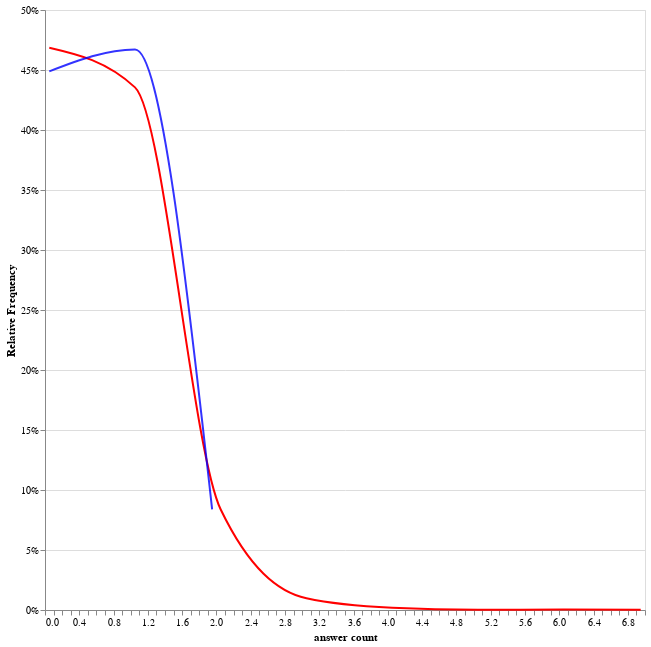

Describe this chart as a Vega-Lite specification.
### Vega-Lite specification from a JSON file in a GitHub repository (floating-point values rounded to 4 significant figures; data arrays with more than 128 entries replaced by an {"elided": "..."} marker saying what was removed)
{"$schema": "https://vega.github.io/schema/vega-lite/v5.json", "data": {"values": {"elided": "9518 records"}}, "width": 600, "height": 600, "layer": [{"transform": [{"filter": "datum.tag == 'wordpress' "}, {"bin": {"anchor": 0, "step": 0.1}, "field": "answer count", "as": "bin_value"}, {"aggregate": [{"op": "count", "as": "Count"}], "groupby": ["bin_value", "bin_value_end"]}, {"joinaggregate": [{"op": "sum", "field": "Count", "as": "TotalCount"}]}, {"calculate": "datum.Count/datum.TotalCount", "as": "PercentOfTotal"}], "mark": {"type": "line", "interpolate": "monotone"}, "encoding": {"x": {"title": "answer count", "field": "bin_value", "bin": {"binned": true, "step": 0.1}}, "x2": {"field": "bin_value_end"}, "y": {"title": "Relative Frequency", "field": "PercentOfTotal", "type": "quantitative", "axis": {"format": ".1~%"}}, "color": {"value": "red"}}}, {"transform": [{"filter": "datum.tag == 'drupal' "}, {"bin": {"anchor": 0, "step": 0.1}, "field": "answer count", "as": "bin_value"}, {"aggregate": [{"op": "count", "as": "Count"}], "groupby": ["bin_value", "bin_value_end"]}, {"joinaggregate": [{"op": "sum", "field": "Count", "as": "TotalCount"}]}, {"calculate": "datum.Count/datum.TotalCount", "as": "PercentOfTotal"}, {"calculate": "datum.Count/datum.TotalCount", "as": "PercentOfTotal"}], "mark": {"type": "line", "interpolate": "monotone"}, "encoding": {"x": {"title": "answer count", "field": "bin_value", "bin": {"binned": true}}, "x2": {"field": "bin_value_end"}, "y": {"title": "Relative Frequency", "field": "PercentOfTotal", "type": "quantitative", "axis": {"format": ".1~%"}}, "opacity": {"value": 0.8}, "stroke": {"value": "blue"}}}]}
